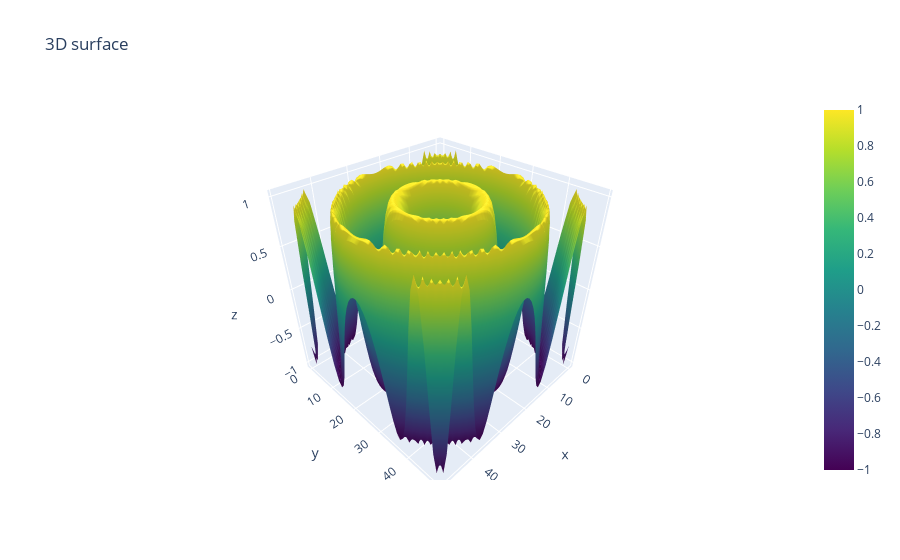

Notebook code for this chart:
### Code cell
import plotly.graph_objects as go
import numpy as np
from art import text2art

print_out = text2art("Plotly 3D Surface")


x = y = np.linspace(-3,3,50)
x,y = np.meshgrid(x,y);
Z = np.sin(x**2 + y**2)

fig = go.Figure(data=[go.Surface(z=Z, colorscale='Viridis')])

fig.update_layout(title="3D surface"); 
fig.show()
print(print_out)

### Figure 1 — Plotly figure (JSON) as saved in the notebook; plotly's stock layout.template omitted (floating-point values rounded to 4 significant figures; data arrays with more than 128 entries replaced by an {"elided": "..."} marker saying what was removed)
{"data": [{"colorscale": [[0, "#440154"], [0.1111, "#482878"], [0.2222, "#3e4989"], [0.3333, "#31688e"], [0.4444, "#26828e"], [0.5556, "#1f9e89"], [0.6667, "#35b779"], [0.7778, "#6ece58"], [0.8889, "#b5de2b"], [1, "#fde725"]], "type": "surface", "z": {"elided": "50x50 float values"}}], "layout": {"title": {"text": "3D surface"}}}
